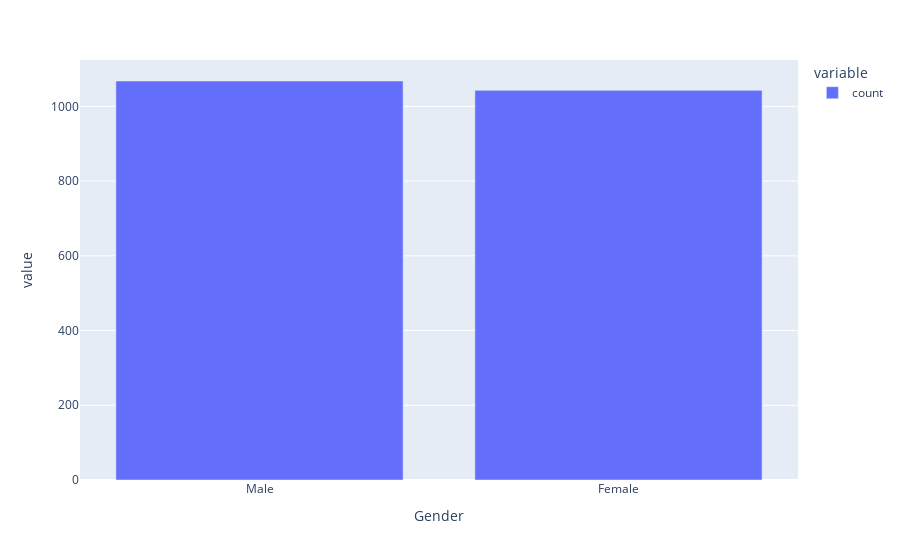

Write notebook code for a chart like this one.
### Code cell
# univariate analysis

px.bar(df_obesity.value_counts("Gender"))

### Figure 1 — Plotly figure (JSON) as saved in the notebook; plotly's stock layout.template omitted (floating-point values rounded to 4 significant figures)
{"data": [{"alignmentgroup": "True", "hovertemplate": "variable=count<br>Gender=%{x}<br>value=%{y}<extra></extra>", "legendgroup": "count", "marker": {"color": "#636efa", "pattern": {"shape": ""}}, "name": "count", "offsetgroup": "count", "orientation": "v", "showlegend": true, "textposition": "auto", "type": "bar", "x": ["Male", "Female"], "xaxis": "x", "y": [1068, 1043], "yaxis": "y"}], "layout": {"barmode": "relative", "legend": {"title": {"text": "variable"}, "tracegroupgap": 0}, "margin": {"t": 60}, "xaxis": {"anchor": "y", "domain": [0, 1], "title": {"text": "Gender"}}, "yaxis": {"anchor": "x", "domain": [0, 1], "title": {"text": "value"}}}}
